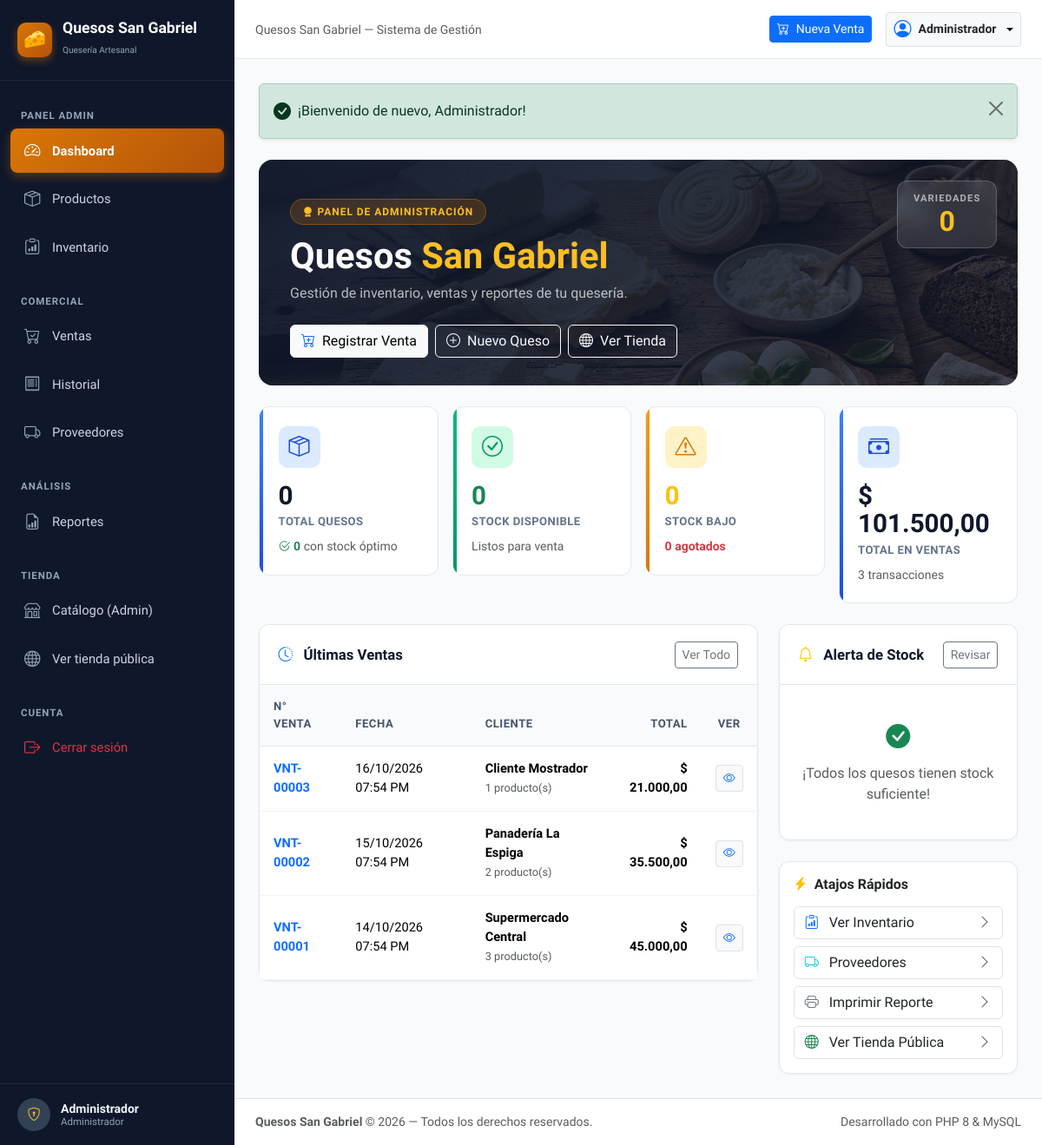
The app's page /index.php?c=dashboard (signed in) with its own data.
### tables this page shows
CREATE TABLE `ventas` (
  `id` INT AUTO_INCREMENT PRIMARY KEY,
  `numero_venta` VARCHAR(30) UNIQUE NOT NULL,
  `fecha` DATETIME NOT NULL DEFAULT CURRENT_TIMESTAMP,
  `total` DECIMAL(10,2) NOT NULL DEFAULT 0.00,
  `cliente` VARCHAR(100) NULL DEFAULT 'Cliente Mostrador',
  `notas` TEXT NULL,
  `usuario_id` INT NULL,
  INDEX `idx_fecha` (`fecha`),
  CONSTRAINT `fk_ventas_usuario` FOREIGN KEY (`usuario_id`) REFERENCES `usuarios` (`id`) ON DELETE SET NULL ON UPDATE CASCADE
);

### controllers/DashboardController.php (called while the page is built, shortened)
<?php
require_once __DIR__ . '/../config/helpers.php';
require_once __DIR__ . '/../models/Producto.php';
require_once __DIR__ . '/../models/Venta.php';
class DashboardController {
    private Producto $modeloProducto;
    private Venta $modeloVenta;
    public function __construct() {
        $this->modeloProducto = new Producto();
        $this->modeloVenta = new Venta();
    }
    public function index(): void {
        $statsProductos = $this->modeloProducto->obtenerEstadisticas();
        $statsVentas = $this->modeloVenta->obtenerEstadisticas();
        $productosCriticos = $this->modeloProducto->obtenerProductosCriticos();
        $ultimasVentas = $this->modeloVenta->obtenerUltimasVentas(6);
        require_once __DIR__ . '/../views/dashboard/index.php';
    }
}

### index.php (called while the page is built, shortened)
<?php
require_once __DIR__ . '/config/helpers.php';
$accion      = sanitize($_GET['a'] ?? 'index');
$instancia = new $nombreClase();
$instancia->$accion();

### config/database.php (called while the page is built)
<?php
class Database {
    private static string $host = '127.0.0.1';
    private static string $dbName = 'gabriel_lacteos';
    private static string $username = 'root';
    private static string $password = '';
    private static string $charset = 'utf8mb4';
    private static ?PDO $connection = null;
    public static function getConnection(): PDO {
        if (self::$connection === null) {
            $dsn = "mysql:host=" . self::$host . ";dbname=" . self::$dbName . ";charset=" . self::$charset;
            $options = [
                PDO::ATTR_ERRMODE            => PDO::ERRMODE_EXCEPTION,
                PDO::ATTR_DEFAULT_FETCH_MODE => PDO::FETCH_ASSOC,
                PDO::ATTR_EMULATE_PREPARES   => false,
                PDO::MYSQL_ATTR_INIT_COMMAND => "SET NAMES utf8mb4"
            ];
            try {
                self::$connection = new PDO($dsn, self::$username, self::$password, $options);
            } catch (PDOException $e) {
                die("<div style='font-family:sans-serif; padding:20px; background:#ffe4e6; color:#9f1239; border-radius:8px; margin:20px; border:1px solid #f43f5e;'>
                        <h3>❌ Error de Conexión a la Base de Datos</h3>
                        <p><strong>Detalle:</strong> " . htmlspecialchars($e->getMessage()) . "</p>
                        <p>Por favor, asegúrate de que:</p>
                        <ul>
                            <li>MySQL esté iniciado en Laragon / XAMPP.</li>
                            <li>Hayas ejecutado el archivo <code>database.sql</code> para crear la base de datos <strong>gabriel_lacteos</strong>.</li>
                            <li>El usuario y contraseña en <code>config/database.php</code> coincidan con tu configuración local.</li>
                        </ul>
                     </div>");
            }
        }
        return self::$connection;
    }
}

### models/Producto.php (called while the page is built, shortened)
<?php
require_once __DIR__ . '/../config/database.php';
class Producto {
    private PDO $db;
    public function __construct() {
        $this->db = Database::getConnection();
    }
    public function obtenerEstadisticas(): array {
        $sql = "SELECT
                    COUNT(*) as total_productos,
                    SUM(CASE WHEN cantidad > stock_minimo THEN 1 ELSE 0 END) as disponibles,
                    SUM(CASE WHEN cantidad <= stock_minimo AND cantidad > 0 THEN 1 ELSE 0 END) as stock_bajo,
                    SUM(CASE WHEN cantidad <= 0 THEN 1 ELSE 0 END) as agotados,
                    SUM(cantidad * precio_venta) as valor_inventario_venta,
                    SUM(cantidad * precio_compra) as valor_inventario_costo
                FROM productos
                WHERE estado = 'activo'";
        $stmt = $this->db->query($sql);
        $stats = $stmt->fetch();
        return [
            'total_productos' => (int)($stats['total_productos'] ?? 0),
            'disponibles'     => (int)($stats['disponibles'] ?? 0),
            'stock_bajo'      => (int)($stats['stock_bajo'] ?? 0),
            'agotados'        => (int)($stats['agotados'] ?? 0),
            'valor_venta'     => (float)($stats['valor_inventario_venta'] ?? 0),
            'valor_costo'     => (float)($stats['valor_inventario_costo'] ?? 0),
        ];
    }
}

### models/Venta.php (called while the page is built, shortened)
<?php
require_once __DIR__ . '/../config/database.php';
require_once __DIR__ . '/Producto.php';
class Venta {
    private PDO $db;
    public function __construct() {
        $this->db = Database::getConnection();
    }
    public function obtenerUltimasVentas(int $limite = 5): array {
        $sql = "SELECT v.id, v.numero_venta, v.fecha, v.total, v.cliente,
                       COUNT(dv.id) as cantidad_lineas,
                       SUM(dv.cantidad) as total_unidades
                FROM ventas v
                LEFT JOIN detalle_ventas dv ON v.id = dv.venta_id
                GROUP BY v.id
                ORDER BY v.fecha DESC, v.id DESC
                LIMIT :limite";
        $stmt = $this->db->prepare($sql);
        $stmt->bindValue(':limite', $limite, PDO::PARAM_INT);
        $stmt->execute();
        return $stmt->fetchAll();
    }
    public function obtenerEstadisticas(): array {
        $sql = "SELECT
                    COUNT(id) as total_ventas,
                    COALESCE(SUM(total), 0) as total_ingresos,
                    COALESCE(SUM(CASE WHEN DATE(fecha) = CURDATE() THEN total ELSE 0 END), 0) as ingresos_hoy,
                    COUNT(CASE WHEN DATE(fecha) = CURDATE() THEN 1 ELSE NULL END) as ventas_hoy,
                    COALESCE(SUM(CASE WHEN MONTH(fecha) = MONTH(CURDATE()) AND YEAR(fecha) = YEAR(CURDATE()) THEN total ELSE 0 END), 0) as ingresos_mes
                FROM ventas";
        $stmt = $this->db->query($sql);
        return $stmt->fetch();
    }
}

### config/helpers.php (called while the page is built, shortened)
<?php
function formatearMoneda(float|int|string $valor): string {
    return '$ ' . number_format((float)$valor, 2, ',', '.');
}
function formatearFecha(string $fecha, bool $conHora = true): string {
    $timestamp = strtotime($fecha);
    $formato = $conHora ? 'd/m/Y h:i A' : 'd/m/Y';
    return date($formato, $timestamp);
}

### views/dashboard/index.php (the view, shortened to what this page needs)
<?php
require_once __DIR__ . '/../layouts/header.php';
?>
<div class="dashboard-hero mb-4">
    <img class="hero-bg-img"
         src="public/img/queso-fondo.jpg" alt=""
         onerror="this.src='https://images.unsplash.com/photo-1452195100486-9cc805987862?w=1400&q=80'">
    <div class="hero-overlay"></div>
    <div class="hero-content">
        <div class="hero-badge">
            <i class="bi bi-award-fill me-1"></i> Panel de Administración
        </div>
        <h1 class="hero-title">
            Quesos <span class="highlight">San Gabriel</span>
        </h1>
        <p class="hero-subtitle">Gestión de inventario, ventas y reportes de tu quesería.</p>
        <div class="d-flex flex-wrap gap-2">
            <a href="index.php?c=ventas" class="btn btn-light d-flex align-items-center gap-2">
                <i class="bi bi-cart-plus text-primary"></i> Registrar Venta
            </a>
            <a href="index.php?c=productos&a=crear" class="btn btn-outline-light d-flex align-items-center gap-2">
                <i class="bi bi-plus-circle"></i> Nuevo Queso
            </a>
            <a href="publico.php" class="btn btn-outline-light d-flex align-items-center gap-2" target="_blank">
                <i class="bi bi-globe"></i> Ver Tienda
            </a>
        </div>
    </div>
    <div class="hero-label-corner">
        <span class="hero-label-text">Variedades</span>
        <span class="hero-label-number"><?= number_format($statsProductos['total_productos']) ?></span>
    </div>
</div>
<div class="row g-3 mb-4">
    <div class="col-12 col-sm-6 col-xl-3">
        <div class="stat-card stat-card-hero">
            <div class="stat-card-accent accent-blue"></div>
            <div class="stat-icon primary"><i class="bi bi-box-seam"></i></div>
            <div class="stat-value"><?= number_format($statsProductos['total_productos']) ?></div>
            <div class="stat-label">Total Quesos</div>
            <div class="text-muted small mt-2">
                <span class="text-success fw-semibold">
                    <i class="bi bi-check2-circle"></i> <?= $statsProductos['disponibles'] ?>
                </span> con stock óptimo
            </div>
        </div>
    </div>
    <div class="col-12 col-sm-6 col-xl-3">
        <div class="stat-card stat-card-hero">
            <div class="stat-card-accent accent-green"></div>
            <div class="stat-icon success"><i class="bi bi-check-circle"></i></div>
            <div class="stat-value text-success"><?= number_format($statsProductos['disponibles']) ?></div>
            <div class="stat-label">Stock Disponible</div>
            <div class="text-muted small mt-2">Listos para venta</div>
        </div>
    </div>
    <div class="col-12 col-sm-6 col-xl-3">
        <div class="stat-card stat-card-hero">
            <div class="stat-card-accent accent-yellow"></div>
            <div class="stat-icon warning"><i class="bi bi-exclamation-triangle"></i></div>
            <div class="stat-value text-warning"><?= number_format($statsProductos['stock_bajo']) ?></div>
            <div class="stat-label">Stock Bajo</div>
            <div class="text-muted small mt-2">
                <span class="text-danger fw-semibold"><?= $statsProductos['agotados'] ?> agotados</span>
            </div>
        </div>
    </div>
    <div class="col-12 col-sm-6 col-xl-3">
        <div class="stat-card stat-card-hero">
            <div class="stat-card-accent accent-blue"></div>
            <div class="stat-icon primary"><i class="bi bi-cash-stack"></i></div>
            <div class="stat-value"><?= formatearMoneda($statsVentas['total_ingresos']) ?></div>
            <div class="stat-label">Total en Ventas</div>
            <div class="text-muted small mt-2"><?= $statsVentas['total_ventas'] ?> transacciones</div>
        </div>
    </div>
</div>
<div class="row g-4">
    <div class="col-12 col-lg-8">
        <div class="card-lacteo">
            <div class="card-header-clean">
                <h5 class="card-title-clean">
                    <i class="bi bi-clock-history text-primary me-2"></i> Últimas Ventas
                </h5>
                <a href="index.php?c=historial" class="btn btn-sm btn-outline-secondary">Ver Todo</a>
            </div>
            <div class="table-responsive">
                <table class="table table-lacteo align-middle">
                    <thead>
                        <tr>
                            <th>N° Venta</th><th>Fecha</th><th>Cliente</th>
                            <th class="text-end">Total</th><th class="text-center">Ver</th>
                        </tr>
                    </thead>
                    <tbody>
                        <?php if (empty($ultimasVentas)): ?>
                            <tr>
                                <td colspan="5" class="text-center py-4 text-muted">
                                    <i class="bi bi-inbox fs-4 d-block mb-1"></i>
                                    No hay ventas registradas aún.
                                </td>
                            </tr>
                        <?php else: ?>
                            <?php foreach ($ultimasVentas as $v): ?>
                                <tr>
                                    <td><span class="fw-bold text-primary"><?= htmlspecialchars($v['numero_venta']) ?></span></td>
                                    <td><?= formatearFecha($v['fecha']) ?></td>
                                    <td>
                                        <div class="fw-semibold"><?= htmlspecialchars($v['cliente']) ?></div>
                                        <small class="text-muted"><?= $v['cantidad_lineas'] ?> producto(s)</small>
                                    </td>
                                    <td class="text-end fw-bold"><?= formatearMoneda($v['total']) ?></td>
                                    <td class="text-center">
                                        <a href="index.php?c=historial&a=detalle&id=<?= $v['id'] ?>"
                                           class="btn btn-sm btn-light border text-primary">
                                            <i class="bi bi-eye"></i>
                                        </a>
                                    </td>
                                </tr>
                            <?php endforeach; ?>
                        <?php endif; ?>
                    </tbody>
                </table>
            </div>
        </div>
    </div>
    <div class="col-12 col-lg-4 d-flex flex-column gap-4">
        <div class="card-lacteo">
            <div class="card-header-clean">
                <h5 class="card-title-clean">
                    <i class="bi bi-bell text-warning me-2"></i> Alerta de Stock
                </h5>
                <a href="index.php?c=inventario&estado_stock=bajo" class="btn btn-sm btn-outline-secondary">Revisar</a>
            </div>
            <div class="p-3">
                <?php if (empty($productosCriticos)): ?>
                    <div class="text-center py-4 text-muted">
                        <i class="bi bi-check-circle-fill text-success fs-3 d-block mb-2"></i>
                        <span>¡Todos los quesos tienen stock suficiente!</span>
                    </div>
                <?php endif; ?>
            </div>
        </div>
        <div class="card-lacteo p-3">
            <h6 class="fw-bold text-dark mb-3 d-flex align-items-center gap-2">
                <i class="bi bi-lightning-charge-fill text-warning"></i> Atajos Rápidos
            </h6>
            <div class="d-grid gap-2">
                <a href="index.php?c=inventario" class="btn btn-white border text-start d-flex align-items-center justify-content-between">
                    <span><i class="bi bi-clipboard-data text-primary me-2"></i> Ver Inventario</span>
                    <i class="bi bi-chevron-right text-muted"></i>
                </a>
                <a href="index.php?c=proveedores" class="btn btn-white border text-start d-flex align-items-center justify-content-between">
                    <span><i class="bi bi-truck text-info me-2"></i> Proveedores</span>
                    <i class="bi bi-chevron-right text-muted"></i>
                </a>
                <a href="index.php?c=reportes" class="btn btn-white border text-start d-flex align-items-center justify-content-between">
                    <span><i class="bi bi-printer text-secondary me-2"></i> Imprimir Reporte</span>
                    <i class="bi bi-chevron-right text-muted"></i>
                </a>
                <a href="publico.php" class="btn btn-white border text-start d-flex align-items-center justify-content-between" target="_blank">
                    <span><i class="bi bi-globe text-success me-2"></i> Ver Tienda Pública</span>
                    <i class="bi bi-chevron-right text-muted"></i>
                </a>
            </div>
        </div>
    </div>
</div>
<?php require_once __DIR__ . '/../layouts/footer.php'; ?>

### records on screen
ventas: numero_venta "VNT-00003", fecha "16/10/2026 07:54 PM", cliente "Cliente Mostrador", cantidad_lineas "1", total "$ 21.000,00"
ventas: numero_venta "VNT-00002", fecha "15/10/2026 07:54 PM", cliente "Panadería La Espiga", cantidad_lineas "2", total "$ 35.500,00"
ventas: numero_venta "VNT-00001", fecha "14/10/2026 07:54 PM", cliente "Supermercado Central", cantidad_lineas "3", total "$ 45.000,00"

### other values on screen
$_SESSION['usuario_nombre'] "Administrador"
$usuarioActual "Administrador"
$flash['mensaje'] "¡Bienvenido de nuevo, Administrador!"
$statsProductos['total_productos'] "0"
$statsProductos['disponibles'] "0"
$statsProductos['stock_bajo'] "0"
$statsProductos['agotados'] "0"
formatearMoneda($statsVentas['total_ingresos']) "$ 101.500,00"
$statsVentas['total_ventas'] "3"
